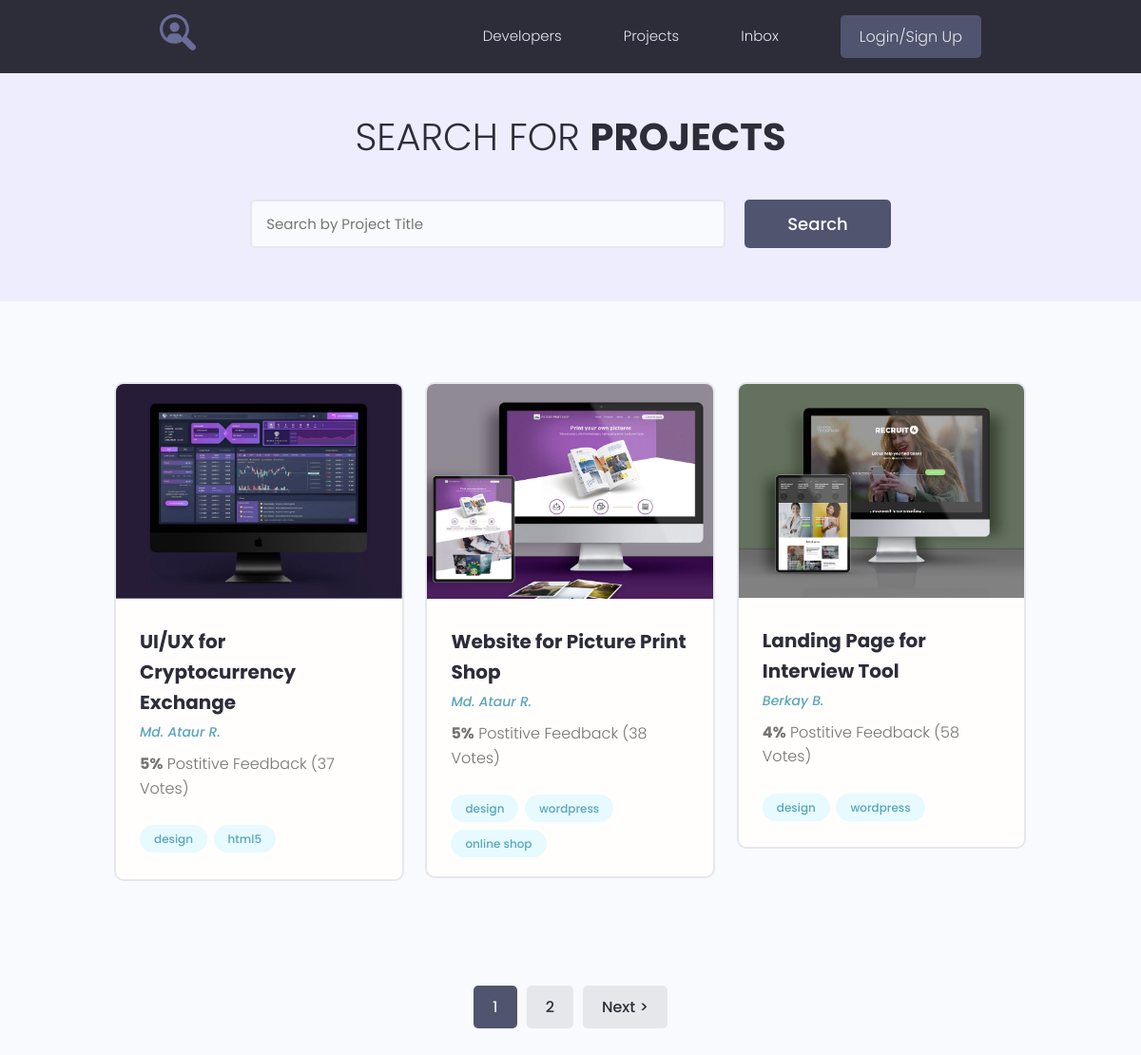
The app's page /projects/, older data.
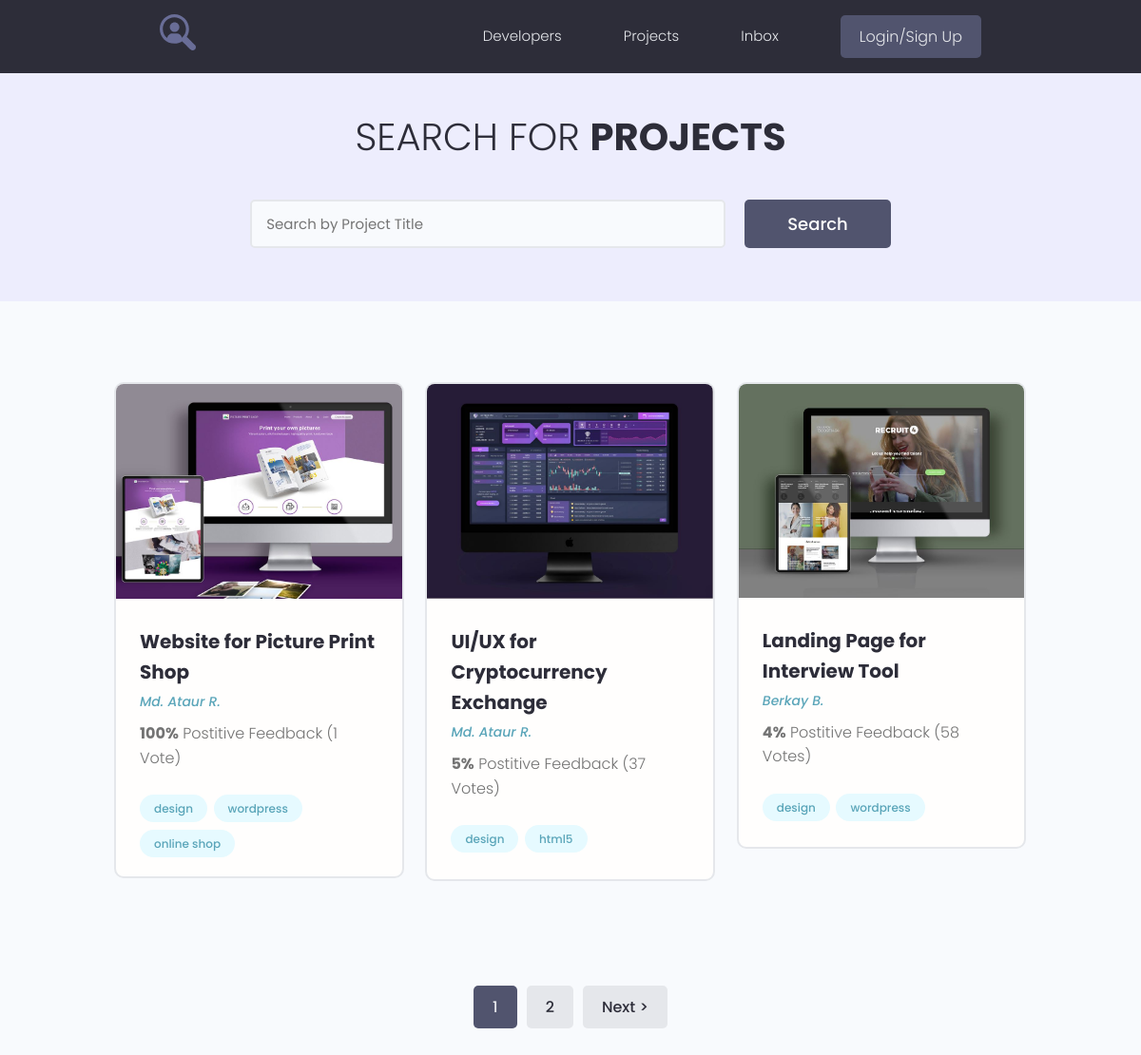
The same page, newer data.
### projects/models.py (models this page shows, shortened)
class Project(models.Model):
    owner = models.ForeignKey(Profile, on_delete=models.SET_NULL, blank=True, null=True)
    title = models.CharField(max_length=200)
    description = models.TextField(blank=True, null=True)
    feature_image = models.ImageField(blank=True, null=True, upload_to='projects/%Y/%m/%d', default='default.jpg')
    demo_link = models.CharField(max_length=200, blank=True, null=True)
    source_link = models.CharField(max_length=200, blank=True, null=True)
    tags = models.ManyToManyField('Tag', blank=True)
    vote_total = models.IntegerField(default=0)
    vote_ratio = models.IntegerField(default=0)
    created = models.DateTimeField(auto_now_add=True)
    class Meta:
        ordering = [
            '-vote_ratio',
            'vote_total',
            'title',
        ]

class Tag(models.Model):
    name = models.CharField(max_length=200)
    created = models.DateTimeField(auto_now_add=True)
    def __str__(self):
        return self.name

### users/models.py (models this page shows, shortened)
class Profile(models.Model):
    user = models.OneToOneField(User, on_delete=models.CASCADE, null=True, blank=True)
    name = models.CharField(max_length=200, blank=True, null=True)
    email = models.EmailField(max_length=200, blank=True, null=True)
    username = models.CharField(max_length=200, blank=True, null=True)
    short_info = models.CharField(max_length=200, blank=True, null=True)
    bio = models.TextField(blank=True, null=True)
    profile_image = models.ImageField(upload_to='profiles/', default='profiles/user-default.png')
    social_github = models.CharField(max_length=200, blank=True, null=True)
    social_youtube = models.CharField(max_length=200, blank=True, null=True)
    social_website = models.CharField(max_length=200, blank=True, null=True)
    created = models.DateTimeField(auto_now_add=True)

### projects/views.py (the view)
# urls.py: path('', get_projects, name='projects'),
def get_projects(request):
    projects, search_query = search_projects(request)
    custom_range, projects = paginate_projects(request, projects, 3)
    context = {
        'projects': projects,
        'search_query': search_query,
        'custom_range': custom_range,
    }
    return render(request, 'projects/projects.html', context=context)

### projects/utils.py (called while the page is built)
def search_projects(request):
    search_query = ''
    if request.GET.get('search_query'):
        search_query = request.GET.get('search_query')
    tags = Tag.objects.filter(name__icontains=search_query)
    projects = Project.objects.distinct().filter(Q(title__icontains=search_query) | Q(description__icontains=search_query) | Q(
        owner__name__icontains=search_query) | Q(tags__in=tags))
    return projects, search_query

def paginate_projects(request, projects, results):
    page = request.GET.get('page')
    paginator = Paginator(projects, results)
    try:
        projects = paginator.page(page)
    except PageNotAnInteger:
        page = 1
        projects = paginator.page(page)
    except EmptyPage:
        page = paginator.num_pages
        projects = paginator.page(page)
    left_index = int(page) - 2
    if left_index < 1:
        left_index = 1
    right_index = int(page) + 2
    if right_index > paginator.num_pages:
        right_index = paginator.num_pages + 1
    custom_range = range(left_index, right_index)
    return custom_range, projects

### projects/templates/projects/projects.html (shortened to what this page needs)
{% extends 'projects/base.html' %}
{% block content %}
  <main class="projects">
    <section class="hero-section text-center">
      <div class="container container--narrow">
        <div class="hero-section__box">
          <h2>Search for <span>Projects</span></h2>
        </div>
        <div class="hero-section__search">
          <form id="search" class="form" action="{% url 'projects' %}" method="get">
            <div class="form__field">
              <input class="input input--text" id="formInput#search" type="text" name="search_query"
                placeholder="Search by Project Title" value="{{ search_query }}"/>
            </div>
            <input class="btn btn--sub btn--lg" type="submit" value="Search" />
          </form>
        </div>
      </div>
    </section>
    <section class="projectsList">
      <div class="container">
        <div class="grid grid--three">
          {% for project in projects %}
          <div class="column">
            <div class="card project">
              <a href="{% url 'project' project.id %}" class="project">
                <img class="project__thumbnail" src="{{ project.feature_image.url }}" alt="project thumbnail" />
                <div class="card__body">
                  <h3 class="project__title">{{ project.title }}</h3>
                  <p><a class="project__author" href="{% url 'project' project.id %}">{{ project.owner.name }}</a></p>
                  <p class="project--rating">
                    <span style="font-weight: bold;">{{ project.vote_ratio }}%</span> Postitive
                    Feedback ({{ project.vote_total }} Vote{{ project.vote_total|pluralize:'s' }})
                  </p>
                  <div class="project__tags">
                    {% for tag in project.tags.all %}
                      <span class="tag tag--pill tag--main">
                        <small>{{ tag }}</small>
                      </span>
                    {% endfor %}
                  </div>
                </div>
              </a>
            </div>
          </div>
          {% endfor %}
        </div>
      </div>
    </section>
    {% include 'projects/pagination.html' with queryset=projects custom_range=custom_range %}
  </main>
{% endblock %}

### projects/templates/projects/base.html (shortened to what this page needs)
<!DOCTYPE html>
{% load static %}
<html lang="ru">
<head>
   <link rel="stylesheet" href="https://maxcdn.bootstrapcdn.com/font-awesome/4.5.0/css/font-awesome.min.css">
  <link rel="stylesheet" href="{% static 'uikit/styles/uikit.css' %}" />
  <link rel="stylesheet" href="{% static 'styles/app.css' %}" />
</head>
<body>
    {% include 'projects/navbar.html' %}
    {% block content %} {% endblock %}
</body>
</html>

### projects/templates/projects/navbar.html (shortened to what this page needs)
{% load static %}
<header class="header">
  <div class="container container--narrow">
    <a href="{% url 'profiles' %}" class="header__logo">
      <img src="{% static 'images/logo.svg' %}" alt="DevSearch Logo" />
    </a>
    <nav class="header__nav">
      <ul class="header__menu">
        <li class="header__menuItem"><a href="{% url 'profiles' %}">Developers</a></li>
        <li class="header__menuItem"><a href="{% url 'projects' %}">Projects</a></li>
        <li class="header__menuItem"><a href="{% url 'inbox' %}">Inbox</a></li>
        {% if user.is_authenticated %}
         <li class="header__menuItem">
           <a href="{% url 'create-project' %}">Add Project</a>
         </li>
          <li class="header__menuItem">
            <a href="{% url 'account' %}">My Account</a>
          </li>
          <li class="header__menuItem">
            <a href="{% url 'logout' %}" class="btn btn--sub">Logout</a>
          </li>
        {% else %}
          <li class="header__menuItem">
            <a href="{% url 'login' %}" class="btn btn--sub">Login/Sign Up</a>
          </li>
        {% endif %}
      </ul>
    </nav>
  </div>
</header>

### projects/templates/projects/pagination.html (shortened to what this page needs)
{% if queryset.has_other_pages %}
    <div class="pagination">
      <ul class="container">
        {% for page in custom_range %}
          {% if page == queryset.number %}
            <li>
              <a href="?page={{ page }}" class="btn page-link btn--sub" data-page="{{ page }}">{{ page }}</a>
            </li>
          {% else %}
            <li>
              <a href="?page={{ page }}" class="btn page-link" data-page="{{ page }}">{{ page }}</a>
            </li>
          {% endif %}
        {% endfor %}
        {% if queryset.has_next %}
          <li>
              <a href="?page={{ queryset.next_page_number }}" class="btn page-link" data-page="{{ queryset.next_page_number }}">Next &gt;</a>
          </li>
        {% endif %}
      </ul>
    </div>
{% endif %}

### projects/static/styles/app.css (style rules this page uses)
:root { --color-sub: #2d2d39; }
.btn--sub { background-color: var(--color-sub-light); }
.card { border: 2px solid var(--color-light); }
img { width: 100%; }
.header { position: sticky; z-index: 111; background-color: var(--color-sub); padding: 1.5rem 0; }
.header > .container { display: flex; justify-content: space-between; align-items: center; }
.header__logo > img { height: 3.8rem; }
.header__nav > ul { display: inline-flex; align-items: center; list-style: none; gap: 6.5rem; }
.header__menuItem > a { color: var(--color-light); font-weight: 300; }
.hero-section { height: 40vh; display: flex; align-items: center; background-color: var(--color-sub); }
.hero-section__box { margin-bottom: 4rem; }
.hero-section__box > h2, .hero-section__box > h2 > span { font-size: 4rem; color: var(--color-light); line-height: 1.3; text-transform: uppercase; }
.hero-section__box > h2 { font-weight: 300; }
.hero-section__box > h2 > span { font-weight: 700; }
.hero-section__search > .form { display: flex; align-items: center; justify-content: center; gap: 2rem; }
.hero-section__search > .form input.input--text { width: 50rem; }
.pagination { margin-top: 8rem; margin-bottom: 10rem; }
.pagination > ul { flex-wrap: wrap; list-style: none; display: flex; align-items: center; justify-content: center; gap: 1rem; }
.pagination .btn { color: var(--color-sub); }
.pagination .btn.btn--sub { color: var(--color-light); }
.project__author { font-size: 1.4rem; font-style: italic; }
.project--rating { margin-bottom: 1.6em; margin-top: .5em; }
.projects > .hero-section { background: var(--color-sub-lighter); height: 30vh; }
.projects .hero-section__box { margin-bottom: 2.5rem; }
.projects .hero-section__box > h2 { color: var(--color-sub); }
.projects .hero-section__box > h2 > span { font-weight: 700; color: var(--color-sub); }
.projectsList { margin-top: 8rem; }
.project__thumbnail { object-fit: cover; object-position: top center; width: 100%; }
.project__title { font-size: 2rem; font-weight: 700; color: var(--color-sub); }

### projects/static/uikit/styles/modules/_variables.css (style rules this page uses)
:root { --color-main: #5aa5b9; --color-main-light: #e6faff; --color-sub: #3f4156; --color-sub-light: #51546e; --color-sub-lighter: #ededfd; --color-text: #737373; --color-gray: #8b8b8b; --color-light: #e5e7eb; --color-light-gray: #767676; --color-bg: #f8fafd; --color-white: #fffefd; --color-white-light: #f3f3f3; --color-success: #359e64; --color-success-bg: #def8e8; --color-error: #fc4b0b; --color-error-bg: #fff2ee; --font-base: 'Poppins', arial, helvetica, 'Segoe UI', roboto, ubuntu, sans-serif; --font-monospace: 'Fira Code', 'Courier New', courier, monospace; --font-regular: 300; --font-medium: 500; --font-bold: 700; --generic-shadow: 1px 1px 5px #00000010; --generic-transition: all 0.3s ease-in-out; }

### projects/static/uikit/styles/modules/_base.css (style rules this page uses)
* { margin: 0; padding: 0; box-sizing: border-box; text-rendering: optimizeLegibility; color: inherit; font-size: inherit; }
html { font-size: 50%; }
@media only screen and (min-width: 480px) { html { font-size: 56.25%; } }
@media only screen and (min-width: 1200px) { html { font-size: 62.5%; } }
body { line-height: 1.6; font-weight: 400; font-size: 1.5rem; color: var(--color-text); background-color: var(--color-bg); min-height: 100vh; }

### projects/static/uikit/styles/modules/_typography.css (style rules this page uses)
* { font-family: var(--font-base); }
h2 { font-size: 3.6rem; font-weight: var(--font-bold); }
h3 { font-size: 3.2rem; font-weight: var(--font-medium); }
p, span, strong { font-size: 1.6rem; color: var(--color-text); font-weight: var(--font-regular); }
a { padding-bottom: 2px; text-decoration: none; display: inline-block; color: var(--color-main); font-weight: var(--font-medium); }

### projects/static/uikit/styles/modules/_utilities.css (style rules this page uses)
.container { width: 92%; max-width: 165rem; margin: 0 auto; box-sizing: border-box; }
.container--narrow { width: 92%; max-width: 120rem; }
@media screen and (min-width: 1000px) { .container { width: 90%; } }
@media screen and (min-width: 1000px) { .container--narrow { width: 85%; } }
@media screen and (min-width: 1200px) { .container { width: 80%; } }
@media screen and (min-width: 1200px) { .container--narrow { width: 72%; } }
.text-center { text-align: center; }

### projects/static/uikit/styles/modules/_card.css (style rules this page uses)
.card { border-radius: 1rem; background-color: var(--color-white); border: 1.5px solid var(--color-light); width: auto; height: auto; margin-top: 0.5rem; margin-bottom: 0.5rem; overflow: hidden; }
.card__body, .card__header { padding: 2rem 2.5rem; }

Row changes from the older to the newer data that the page shows:
changed Project "Website for Picture Print Shop": vote_ratio "5" → "100"; vote_total "38" → "1"; moves up the list
